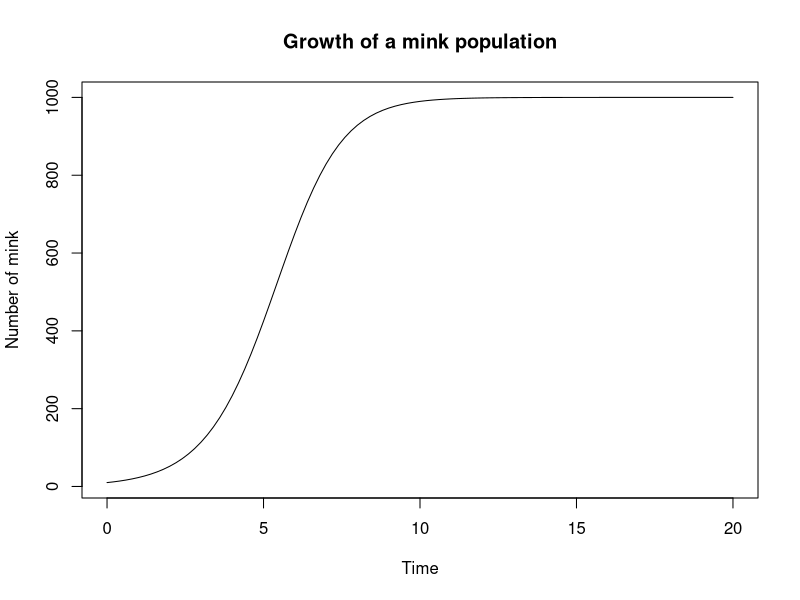
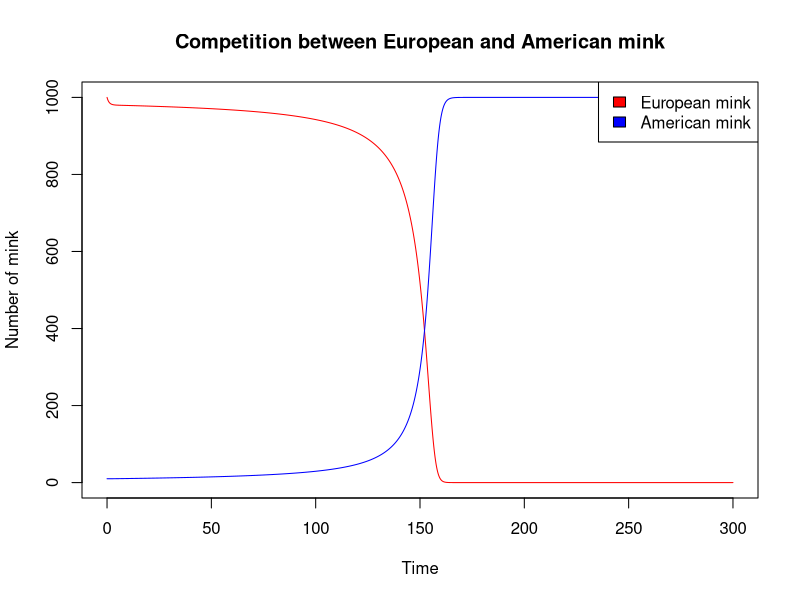
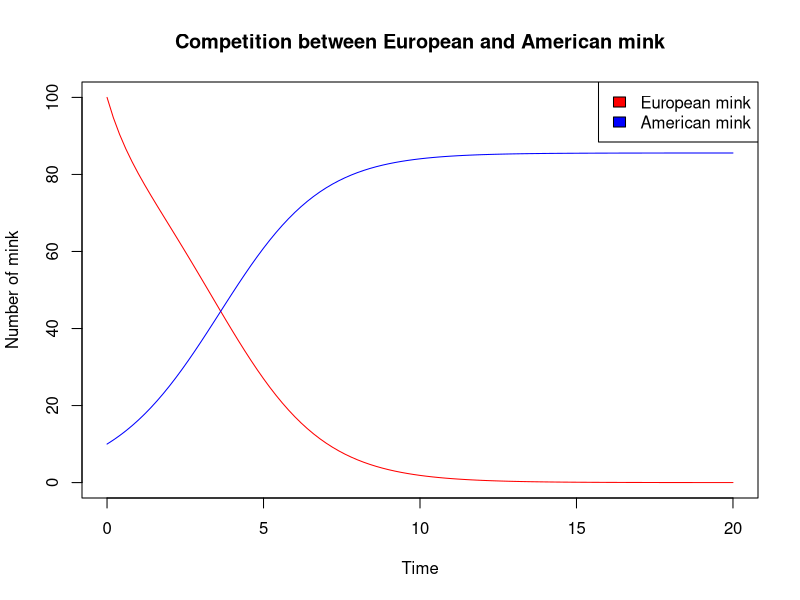
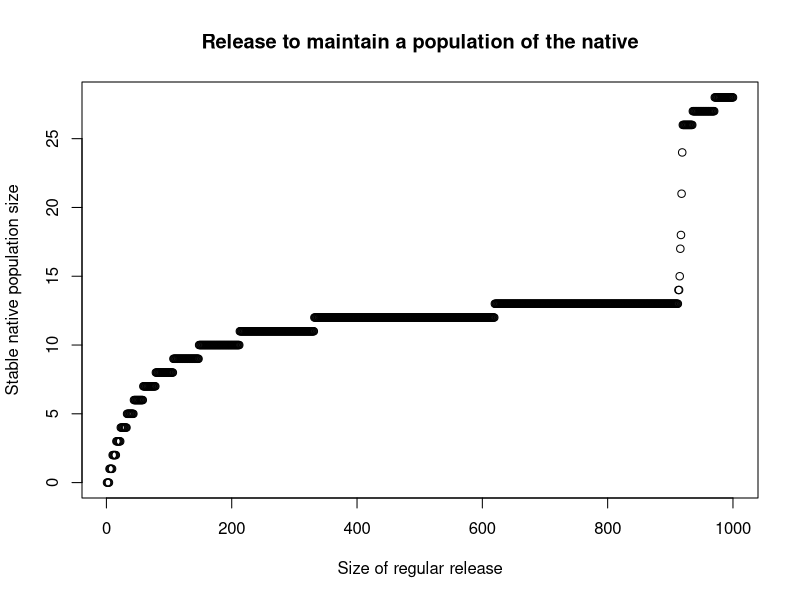

These charts were generated, in order, by the following R code:
## ---- chunk 1
knitr::opts_chunk$set(echo = TRUE)
## ---- chunk 2
# I'm going to define the function that does a simulation run up here and hide
# it, since it's not that relevant to the actual models. Of course, everyone
# will see it when they download this file, but you can just ignore this if you
# don't understand it.
run_simulation <- function(
        f,        # A function that defines the system of equations
        X,        # The initial populations
        N,        # The number of time steps.
        d = 0.2   # The size of the step -- keep it small to avoid chaos.
) {
        # Define the number of simulation steps.
        n_steps <- floor(N / d)
        # Define the number of populations.
        n_pop <- length(X)
        # Define a matrix to hold all the results. Have an extra column for
        # the timestamp, and an extra row for the initial conditions.
        results <- matrix(nrow = n_steps + 1, ncol = n_pop + 1)
        # Insert the initial populations.
        results[1, ] <- c(0, X)
        # Run the simulation. Use a first-order approximation.
        for (t in 1:n_steps) {
                results[t + 1, -1] <- results[t, -1] + f(results[t, -1]) * d
                # Prevent negative populations
                results[t + 1, -1] <- ifelse(
                        results[t + 1, -1] < 0,
                        0,
                        results[t + 1, -1]
                )
                # Add the timestamp
                results[t + 1, 1] <- t * d
        }
        return(results)
}
## ---- chunk 3
logistic <- function(X) {
        # Define the parameters.
        K <- 1000
        r <- log(2.5)
        # Calculate the result from the model.
        res <- r * X * (1 - X / K)
        return(res)
}
## ---- chunk 4
res <- run_simulation(
        logistic,   # Use our model.
        X = 10,     # Start with 10 individuals.
        N = 20      # Run it for 20 time steps
)
## ---- chunk 5
# Plot our results.
plot(
        res[, 1], res[, 2],
        type = "l",    # For a line graph
        xlab = "Time",
        ylab = "Number of mink",
        main = "Growth of a mink population"
)
## ---- chunk 6
lv_competition <- function(X) {
        # Define the parameters.
        K <- 1000
        rx <- log(2.5)
        ry <- log(2)    # Smaller litters for the invader
        a_xy <- 2       # Competitive impact on the natives
        a_yx <- 1       # Competitive impact on the invaders
        # Read the current population values
        x <- X[1]
        y <- X[2]
        # Calculate the equation results.
        res_x <- rx * x * (1 - (x + a_xy * y) / K)
        res_y <- ry * y * (1 - (y + a_yx * x) / K)
        return(c(res_x, res_y))
}
## ---- chunk 7
res <- run_simulation(
        lv_competition,   # Use our model.
        X = c(1000, 10),  # Start with 10 invaders, and the natives at carrying capacity.
        N = 300           # Run it for 400 timesteps
)
## ---- chunk 8
# Plot our results.
plot(
        res[, 1], res[, 2],  # Natives
        type = "l",    # For a line graph
        col = "red",
        xlab = "Time",
        ylab = "Number of mink",
        main = "Competition between European and American mink",
        ylim = c(0, 1000)    # Plot the full y-axis
)
lines(res[, 1], res[, 3], col = "blue")  # Invaders
legend(
        "topright",
        legend = c("European mink", "American mink"),
        fill = c("red", "blue")
)
## ---- chunk 9
summary(res[
        res[, 1] < 20,   # Look at population within the first 20 timesteps
        3                # For the invasive
])
## ---- chunk 10
catford <- function(
        X,
        hx = 0,
        hy = 0,    # Propagule pressure -- 0 for now.
        mx = 0.1,
        my = mx   # Mortality rates -- equal for now.
) {
        # Define the parameters.
        K <- 100    # Number of habitat patches
        rx <- log(2.5)
        ry <- log(2)     # Smaller litters for the invader
        # Read the current population values
        x <- X[1]
        y <- X[2]
        # Calculate the equation results.
        res_x <- (rx * x + hx) * (1 - (x + y) / K) - (mx + ry * y / K + hy) * x
        res_y <- (ry * y + hy) * (1 - y / K) - my * y
        return(c(res_x, res_y))
}
## ---- chunk 11
res <- run_simulation(
        catford,          # Use our model.
        X = c(100, 10),   # Start with 10 invaders, and the natives at carrying capacity.
        N = 20            # Run it for 20 timesteps
)
## ---- chunk 12
# Plot our results.
plot(
        res[, 1], res[, 2],  # Natives
        type = "l",    # For a line graph
        col = "red",
        xlab = "Time",
        ylab = "Number of mink",
        main = "Competition between European and American mink",
        ylim = c(0, 100)    # Plot the full y-axis
)
lines(res[, 1], res[, 3], col = "blue")  # Invaders
legend(
        "topright",
        legend = c("European mink", "American mink"),
        fill = c("red", "blue")
)
## ---- chunk 13
# Let's run a simulation for values of hx ranging from 1 to 1000, and see
# how many European mink-occupied habitats we have after some time.
hx <- 1:1000
res <- rep(NA, length(hx))    # create a vector to hold the results
for (i in seq_along(hx)) {
        sim_res <- run_simulation(
                # Use our model with the new value of h
                function(X) catford(X, hx = hx[i]),
                X = c(100, 10),   # Start with 10 invaders, and the natives at carrying capacity.
                N = 50            # Run it for 50 timesteps.
        )
        # Store the last value of the native population.
        res[i] <- floor(sim_res[nrow(sim_res), 2])
}
## ---- chunk 14
# Let's plot the results.
plot(
        hx, res,
        xlab = "Size of regular release",
        ylab = "Stable native population size",
        main = "Release to maintain a population of the native",
)
